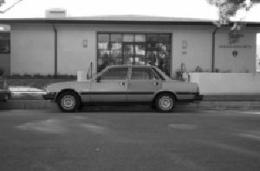
#> input picture image_0002.jpg, 260 x 171 px
$ python canny.py --image image_0002.jpg
#> lines starting #> are read from the running program, lines starting #| are printed output that depends on the picture; after the words box and inside, x2 and y2 are one past the last pixel; in counts of white or black regions, pixels touching at a corner belong together
# -*- coding: utf-8 -*-
"""
Created on Wed May 24 14:40:20 2017

@author: Rukayat Ariori
"""

import numpy as np
import argparse
import cv2

ap = argparse.ArgumentParser()
ap.add_argument("-i", "--image", required = True,
help = "Path to the image")
args = vars(ap.parse_args())

image = cv2.imread(args["image"])
#> image is the input picture: shape (171, 260, 3); min 0, max 255, mean 111.6
image = cv2.cvtColor(image, cv2.COLOR_BGR2GRAY)
#> image: shape (171, 260)
image = cv2.GaussianBlur(image, (5, 5), 0)
cv2.imshow("Blurred", image)

canny = cv2.Canny(image, 30, 150)
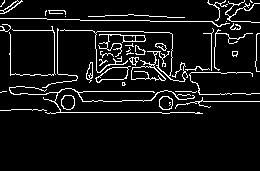
#> canny: shape (171, 260); 7.6% white in thin lines or dots, all inside (x1, y1, x2, y2) = (0, 0, 260, 114)
cv2.imshow("Canny", canny)
cv2.waitKey(0)

$ run again, on image_0075.jpg
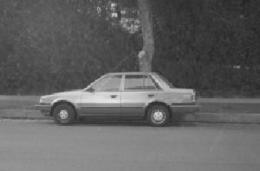
#> input picture image_0075.jpg, 260 x 171 px
#> image is the input picture: shape (171, 260, 3); min 35, max 236, mean 98
#> `canny = cv2.Canny(image, 30, 150)`:
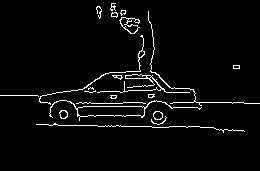
#> canny: shape (171, 260); 3.7% white in thin lines or dots, all inside (x1, y1, x2, y2) = (0, 3, 260, 133)

$ run again, on image_0090.jpg
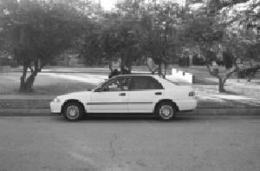
#> input picture image_0090.jpg, 260 x 171 px
#> image is the input picture: shape (171, 260, 3); min 15, max 255, mean 118.8
#> `image = cv2.GaussianBlur(image, (5, 5), 0)`:
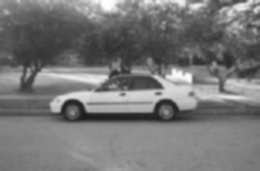
#> image: shape (171, 260); min 27, max 255, mean 118.8
#> `canny = cv2.Canny(image, 30, 150)`:
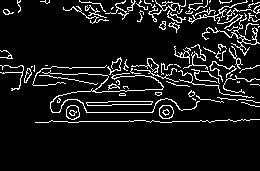
#> canny: shape (171, 260); 9% white in thin lines or dots, all inside (x1, y1, x2, y2) = (0, 0, 260, 123)

$ run again, on image_0120.jpg
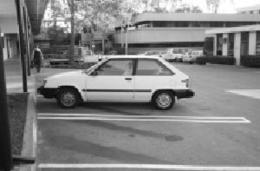
#> input picture image_0120.jpg, 260 x 171 px
#> image is the input picture: shape (171, 260, 3); min 7, max 255, mean 130.8
#> `image = cv2.GaussianBlur(image, (5, 5), 0)`:
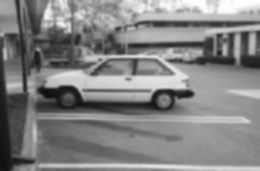
#> image: shape (171, 260); min 15, max 255, mean 130.9
#> `canny = cv2.Canny(image, 30, 150)`:
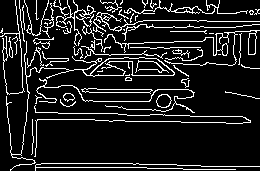
#> canny: shape (171, 260); 12.3% white in thin lines or dots
